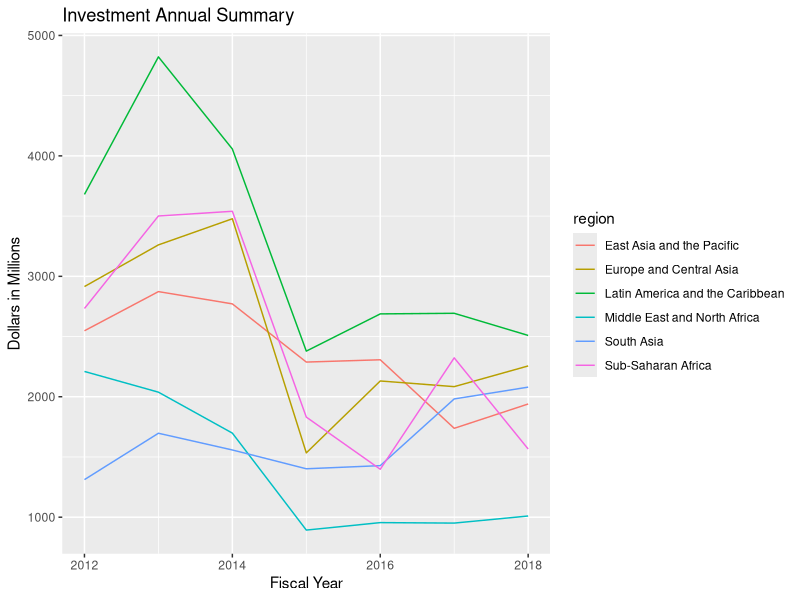
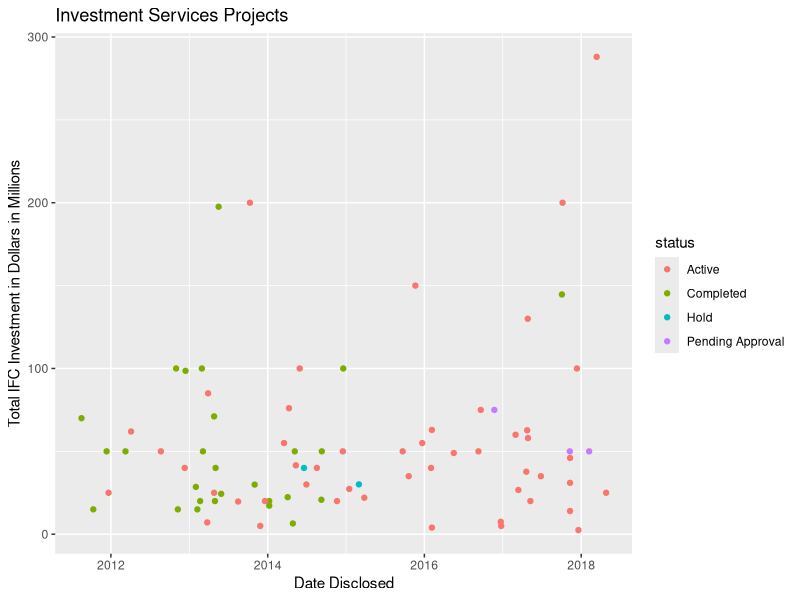
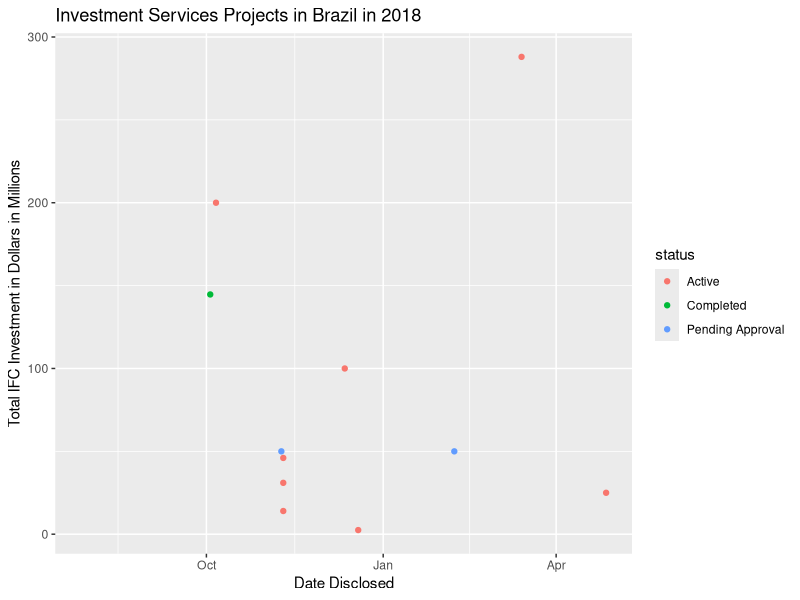

Generate these figures, in order, with R:
## ---- chunk 1
knitr::opts_chunk$set(fig.align = 'center', echo = TRUE)
## ---- chunk 2
library(readr)
library(dplyr)
library(ggplot2)
investment_annual_summary <- read_csv("investment_annual_summary.csv")
investment_services_projects <- read_csv("investment_services_projects.csv")
## ---- chunk 3
investment_annual_summary
ggplot(investment_annual_summary, aes(fiscal_year, dollars_in_millions, color=region)) +
  geom_line() +
  labs(
    title = "Investment Annual Summary",
    x = "Fiscal Year",
    y = "Dollars in Millions"
  )
## ---- chunk 4
brazil_investment_projects <- investment_services_projects %>%
  filter(country == "Brazil")

brazil_investment_projects
ggplot(brazil_investment_projects, aes(date_disclosed, total_investment, color=status)) +
  geom_point() +
  labs(
    title = "Investment Services Projects",
    x = "Date Disclosed",
    y = "Total IFC Investment in Dollars in Millions"
  )
## ---- chunk 5
brazil_investment_projects_2018 <- investment_services_projects %>%
  filter(country == "Brazil",
         date_disclosed >= "2017-07-01",
         date_disclosed <= "2018-06-30") 

brazil_investment_projects_2018

ggplot(brazil_investment_projects_2018, aes(date_disclosed, total_investment, color = status)) +
  geom_point() +
  labs(
    title = "Investment Services Projects in Brazil in 2018",
    x = "Date Disclosed",
    y = "Total IFC Investment in Dollars in Millions"
  ) 

brazil_investment_projects_2018_total <- brazil_investment_projects_2018 %>%
  summarize(sum_total_investment = sum(total_investment, na.rm = TRUE)) 
